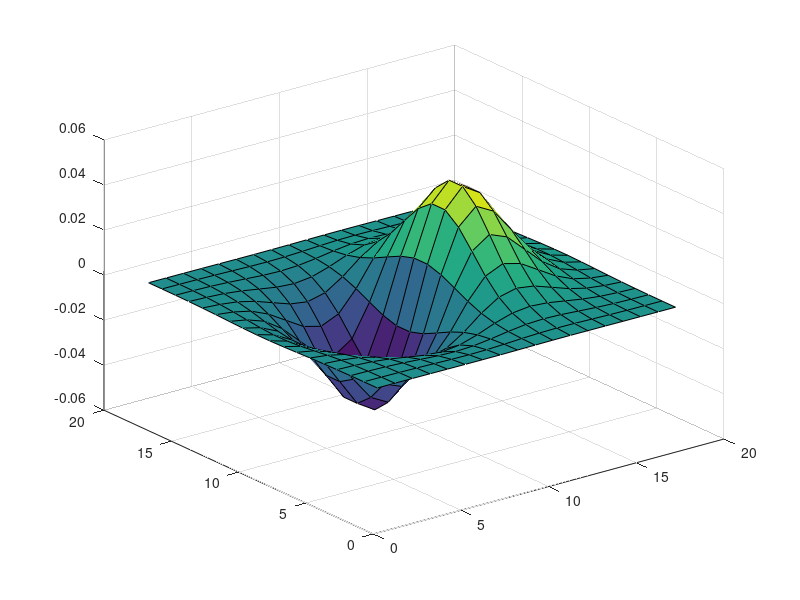

Reproduce this figure in MATLAB. (Note: this script raises an error after producing the figure.)
sobKern=[-1 0 1; - 2 0 2; -1 0 1];
gausKern= fspecial("gaussian",16,2.5);
dogKern=conv2(gausKern,sobKern);
surf(gausKern);
surf(dogKern);
hpimg=im2double(imread("question 1/HP.png"));
lpimg=im2double(imread("question 1/LP.png"));
hpgaus=imfilter(hpimg,gausKern);
lpgaus=imfilter(lpimg,gausKern);
hpgausfft=abs(fftshift(fft2(hpgaus))/100);
lpgausfft=abs(fftshift(fft2(lpgaus))/100);
dogfft=fft2(dogKern,500,500);
hpfft=fft2(hpimg);
lpfft=fft2(lpimg);
hpdogfreq=hpfft .*dogfft;
lpdogfreq=lpfft .*dogfft;
hpdogspacial=ifft2(hpdogfreq);
lpdogspacial=ifft2(lpdogfreq);
imshow(abs(fftshift(hpdogspacial))/100);
imshow(abs(fftshift(lpdogspacial))/100);
